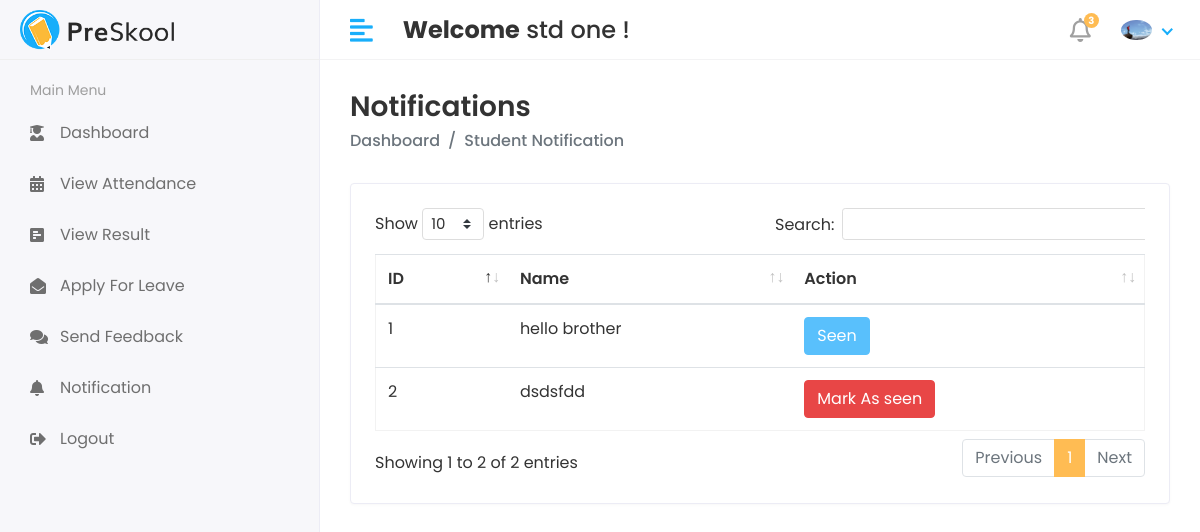
The page /Student/Notification (signed in) on the database its author committed.
### app/models.py (models this page shows, shortened)
class CustomUser(AbstractUser):
    USER = (
        (1, 'HOD'),
        (2, 'STAFF'),
        (3, 'STUDENT'),
    )
    user_type = models.CharField(
        choices=USER, max_length=59, default=1)  # type: ignore
    profile_pic = models.ImageField(upload_to='media/profile_pic')

class Student_Notification(models.Model):
    student_id = models.ForeignKey(Student, on_delete=models.CASCADE)
    message = models.CharField(max_length=150)
    status = models.IntegerField(null=True, default=0)
    created_at = models.DateTimeField(auto_now_add=True, null=True, blank=True)
    updated_at = models.DateTimeField(auto_now=True)

### app/Student_Views.py (the view)
# urls.py: path('Student/Notification',
@login_required(login_url='/')
def Notification(request):
    student = Student.objects.filter(admin=request.user.id)
    for i in student:
        student_id = i.id  # type: ignore
        notification = Student_Notification.objects.filter(
            student_id=student_id)
    context = {
        'notification': notification,  # type: ignore
    }
    return render(request, 'Student/notification.html', context)

### templates/Student/notification.html (shortened to what this page needs)
{% extends 'base.html' %}
{% block content %}
{% load static %}
{% block head %}
<link rel="stylesheet" href="{% static 'assets/plugins/datatables/datatables.min.css' %}">
{% endblock head %}
<div class="page-header">
    <div class="row">
        <div class="col-sm-12">
            <h3 class="page-title">Notifications</h3>
            <ul class="breadcrumb">
                <li class="breadcrumb-item active">Dashboard</li>
                <li class="breadcrumb-item active">Student Notification </li>
            </ul>
        </div>
    </div>
</div>
<div class="row">
    <div class="col-sm-12">
        <div class="card">
            <div class="card-body">
                <div class="table-responsive">
                    <table id="table_id" class="table table-stripped">
                        <thead>
                            <tr>
                                <th>ID</th>
                                <th>Name</th>
                                <th>Action</th>
                            </tr>
                        </thead>
                        <tbody>
                            {% for i in notification %}
                            <tr>
                                <td>{{ i.id }}</td>
                                <td>{{ i.message }}</td>
                                <td>
                                    <div class="action">
                                        {% if i.status == 0 %}
                                        <a href="{% url 'student_mark_as_seen' status=i.id %}"
                                            class="btn btn-danger">Mark As
                                            seen</a>
                                        {% else %}
                                        <button class="btn btn-info" disabled="disabled">Seen</button>
                                        {% endif %}
                                    </div>
                                </td>
                            </tr>
                            {% endfor %}
                        </tbody>
                    </table>
                </div>
            </div>
        </div>
        {% endblock content %}

### templates/includes/header.html (shortened to what this page needs)
{% load static %}
<div class="header">
    <div class="header-left">
        <a href="index.html" class="logo">
            <img src=" {% static 'assets/img/logo.png' %}" alt="Logo">
        </a>
    </div>
    <a href="javascript:void(0);" id="toggle_btn">
        <i class="fas fa-align-left"></i>
    </a>
    <div class="top-nav-search mt-3">
        <h4><strong>Welcome</strong>&nbsp;<span>{{ user.first_name }} {{ user.last_name }}</span>&nbsp;!</h4>
    </div>
    <ul class="nav user-menu">
        <li class="nav-item dropdown noti-dropdown">
            <a href="#" class="dropdown-toggle nav-link" data-toggle="dropdown">
                <i class="far fa-bell"></i> <span class="badge badge-pill">3</span>
            </a>
        </li>
        <li class="nav-item dropdown has-arrow">
            <a href="#" class="dropdown-toggle nav-link" data-toggle="dropdown">
                {% if user.profile_pic == '' %}
                <span class="user-img"><img class="rounded-circle" src="{% static 'assets/img/noimage.png' %}"
                        width="31"></span>
                {% else %}
                <span class="user-img"><img class="rounded-circle" src="/{{ user.profile_pic }}" width="31"></span>
                {% endif %}
            </a>
        </li>
    </ul>
</div>

### static/assets/css/style.css (style rules this page uses)
html { height: 100%; }
body { background-color: #fff; color: #333; font-family: 'Poppins', sans-serif; font-size: 1rem; height: 100%; line-height: 1.5; overflow-x: hidden; }
h1, h2, h3, h4, h5, h6 { font-family: 'Poppins', sans-serif; margin-top: 0; }
a { color: #009ce7; }
input, button, a { transition: all 0.4s ease; -moz-transition: all 0.4s ease; -o-transition: all 0.4s ease; -ms-transition: all 0.4s ease; -webkit-transition: all 0.4s ease; }
input, input:focus, button, button:focus { outline: none; }
ul, ol { padding: 0px; list-style: none; }
.table { color: #333; max-width: 100%; margin-bottom: 0; width: 100%; }
.table.dataTable { border-collapse: collapse !important; border: 1px solid rgba(0, 0, 0, 0.05); }
.table thead tr th { font-weight: 600; }
.table tbody tr { border-bottom: 1px solid rgba(0, 0, 0, 0.05); }
.btn-info { background-color: #009efb; border: 1px solid #009efb }
.btn-info.disabled, .btn-info:disabled { background-color: #009efb; border-color: #009efb; color: #fff; }
.btn-danger { background-color: #e84646; border: 1px solid #e84646; }
.card { border: 1px solid #ececf5; box-shadow: 0 1px 3px 0 rgba(0, 0, 0, 0.03); margin-bottom: 1.875rem; }
.card-body { padding: 1.5rem; }
.header { background-color: #fff; border-bottom: 1px solid #f3f3f4; left: 0; position: fixed; right: 0; top: 0; z-index: 1001; height: 60px; }
.header .header-left { float: left; height: 60px; padding: 0 20px; position: relative; width: 320px; z-index: 1; transition: all 0.2s ease-in-out; background-color: #f7f7fa; border-bottom: 1px solid #efefef; border-right: 1px solid #ececf5; display: flex; align-items: center; }
.header .header-left .logo { display: inline-block; line-height: 60px; }
.header .header-left .logo img { max-height: 40px; width: auto; }
.header .dropdown-toggle:after { display: none; }
.header .has-arrow .dropdown-toggle:after { border-top: 0; border-left: 0; border-bottom: 2px solid #18aefa; border-right: 2px solid #18aefa; content: ''; height: 8px; display: inline-block; pointer-events: none; -webkit-transform-origin: 66% 66%; -ms-transform-origin: 66% 66%; transform-origin: 66% 66%; -webkit-transform: rotate(45deg); -ms-transform: rotate(45deg); transform: rotate(45deg); -webkit-transition: all 0.15s ease-in-out; transition: all 0.15s ease-in-out; width: 8px; vertical-align: 0px; }
.user-menu { float: right; margin: 0; position: relative; z-index: 99; padding-right: 15px; }
.user-menu.nav > li > a { color: #a0a0a0; font-size: 14px; line-height: 58px; padding: 0 15px; height: 60px; }
.user-img { margin-right: 3px; position: relative; }
.top-nav-search { float: left; margin-left: 15px; }
.page-header { margin-bottom: 1.875rem; }
.page-header .breadcrumb { background-color: transparent; color: #6c757d; font-size: 1rem; font-weight: 500; margin-bottom: 0; padding: 0; }
.page-title { font-size: 28px; font-weight: 600; color: #333; margin-bottom: 5px; }
.user-menu.nav > li > a .badge { background-color: #FFBC53; display: block; font-size: 10px; font-weight: bold; height: 15px; width: 15px; position: absolute; right: 7px; top: 13px; color: #fff; padding: 3px; }
.user-menu.nav > li > a > i { font-size: 1.5rem; line-height: 60px; }
@media (min-width: 992px) { #toggle_btn { align-items: center; color: #18aefa; display: inline-flex; float: left; font-size: 26px; height: 60px; justify-content: center; margin-left: 15px; padding: 0 15px; } }

### rows shown on the page
CustomUser: first_name "std", last_name "one", profile_pic (picture)
Student_Notification: id "1", message "hello brother", status "Seen"
Student_Notification: id "2", message "dsdsfdd", status "Mark As seen"
